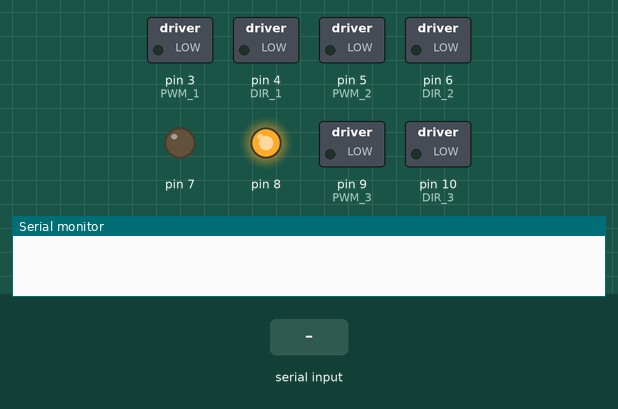
A sketch run on a simulated Arduino Uno, built with avr-gcc and run on an emulated ATmega328P. Shown: switched loads named in the sketch (green lamp = pin HIGH), output pins drawn as LEDs (lit = HIGH), the last lines printed to the serial monitor. The inputs (shaded band) are chosen by the test bench.

Above: at 1.2 s.
1.3 s: "90,45,200\n" received over the second serial link
At 1.8 s:
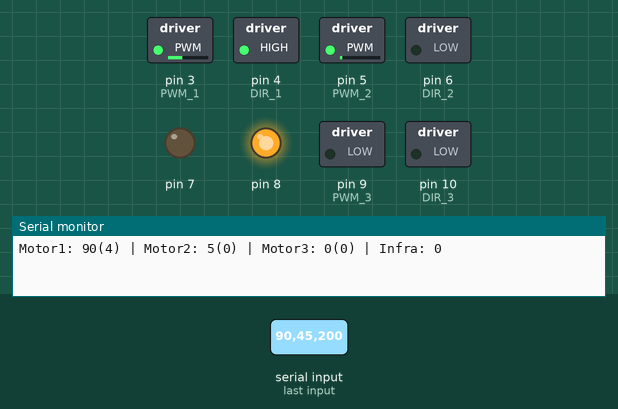
2.8 s: "30,150,10\n" received over the second serial link
At 3.1 s:
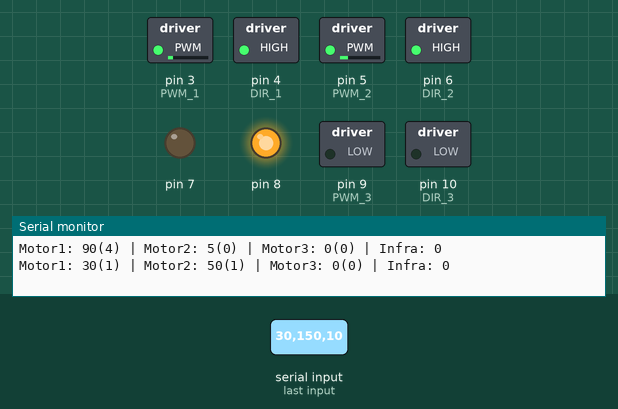
4.3 s: "90,45,200,10\n" received over the second serial link
At 5.3 s:
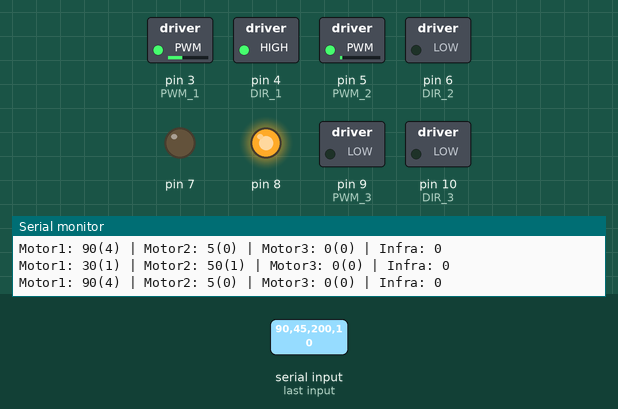
5.8 s: "30,150,10,200\n" received over the second serial link
At 6.6 s:
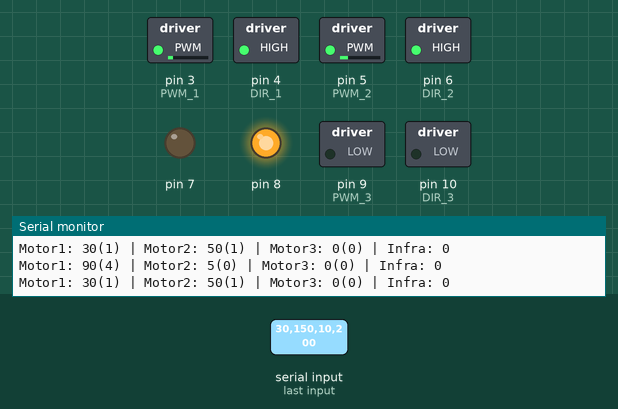
Timing chart, 0 to 8.3 s (numbered marks = the images above; inputs shaded):
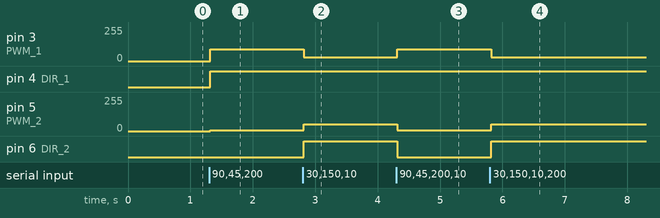

The sketch:

omni-rx.ino
```cpp
/* OmniRobot v0.2 */
/* To do:   [x] 1. Add infrared reading and transmit
            [x] 2. Data decomposition to motor driver

 */

#include <SoftwareSerial.h>

/* Macro */
#define PWM_1 3
#define PWM_2 5
#define PWM_3 9
#define DIR_1 4
#define DIR_2 6
#define DIR_3 10

/* Object Declaration */
SoftwareSerial HC12(12, 11);  // HC-12 TX Pin, HC-12 RX Pin

/* Global Variable */
char logmsg[100];
String sinyal;
String str1, str2, str3, str4, str5, str6;
int spd1, dir1, spd2, dir2, spd3, dir3;
byte incomingByte;
int infra;

/* Get data from HC-12 */
void getReceiver() {
    while (HC12.available()) {         // If HC-12 has data
        incomingByte = HC12.read();    // Store each incoming byte from HC-12
        sinyal += char(incomingByte);  // Add each byte to ReadBuffer string variable
    }
    delay(10);
}

/* Turn off motor */
void resetMotor() {
    digitalWrite(PWM_1, LOW);
    digitalWrite(DIR_1, LOW);
    digitalWrite(PWM_2, LOW);
    digitalWrite(DIR_2, LOW);
    digitalWrite(PWM_3, LOW);
    digitalWrite(DIR_3, LOW);
}

/* Drive motor */
void driveMotor() {
    analogWrite(PWM_1, spd1);
    analogWrite(PWM_2, spd2);
    analogWrite(PWM_3, spd3);
    digitalWrite(DIR_1, dir1);
    digitalWrite(DIR_2, dir2);
    digitalWrite(DIR_3, dir3);
}

/* Decompose and convert received data */
void convertData() {
    spd1 = (sinyal.substring(0, 3)).toInt();    // Motor1 speed
    dir1 = (sinyal.substring(3, 4)).toInt();    // Motor1 dir
    spd2 = (sinyal.substring(4, 7)).toInt();    // Motor2 speed
    dir2 = (sinyal.substring(7, 8)).toInt();    // Motor2 dir
    spd3 = (sinyal.substring(8, 11)).toInt();   // Motor3 speed
    dir3 = (sinyal.substring(11, 12)).toInt();  // Motor3 dir
}

/* Print log to serial monitor */
void printLog() {
    sprintf(logmsg, "Motor1: %d(%d) | Motor2: %d(%d) | Motor3: %d(%d) | Infra: %d", spd1, dir1, spd2, dir2, spd3, dir3, infra);
    Serial.println(logmsg);
}

void setup() {
    /* Protocol Initialization */
    Serial.begin(57600);  // Serial port to computer
    HC12.begin(57600);    // Serial port to HC12

    /* Pin initialization */
    for(int i=3; i<=10; i++){
        pinMode(i, OUTPUT);
    }

    digitalWrite(8, HIGH);
    resetMotor();
}

void loop() {
    /* Get Data from HC-12 */
    getReceiver();

    /* Check string length received */
    if (sinyal.length() < 9) {
        /* Terminate loop */
        return;
    } else {
        convertData();
        sinyal = "";
    }

    /* Drive motor */
    printLog();
    driveMotor();
}
```

Measured:
- after the input at 1.3 s, pin 3 (PWM_1): 0/255 → 90/255 at once; pin 4 (DIR_1): LOW → HIGH at once; pin 5 (PWM_2): 0/255 → 5/255 at once
- after the input at 2.8 s, pin 3 (PWM_1): 90/255 → 30/255 at once; pin 5 (PWM_2): 5/255 → 50/255 at once; pin 6 (DIR_2): LOW → HIGH at once
- after the input at 4.3 s, pin 3 (PWM_1): 30/255 → 90/255 at once; pin 5 (PWM_2): 50/255 → 5/255 at once; pin 6 (DIR_2): HIGH → LOW at once
- after the input at 5.8 s, pin 3 (PWM_1): 90/255 → 30/255 at once; pin 5 (PWM_2): 5/255 → 50/255 at once; pin 6 (DIR_2): LOW → HIGH at once
